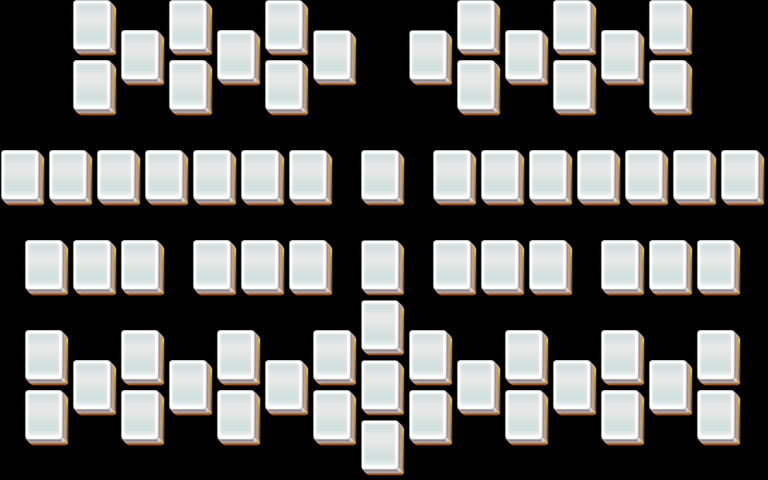

A 2D game scene composited from a Tiled map and its tileset images. What follows is a short description and the map's XML, with each tile layer's data collapsed to a summary:
An orthogonal 32x16 tile map with 24x30 px tiles, 3 tile layers (layer1, layer2, layer3).

<map version="1.0" orientation="orthogonal" width="32" height="16" tilewidth="24" tileheight="30">
 <properties>
  <property name="species" value="30" />
 </properties>
 <tileset firstgid="1" name="mahjong" tilewidth="48" tileheight="60">
  <image source="mahjong.png" width="48" height="60" />
 </tileset>
 <layer name="layer1" width="32" height="16">
  <data>[512 cells, 71 non-empty, 1 distinct tile ids]</data>
 </layer>
 <layer name="layer2" width="32" height="16">
  <data>[512 cells, 65 non-empty, 1 distinct tile ids]</data>
 </layer>
 <layer name="layer3" width="32" height="16">
  <data>[512 cells, 54 non-empty, 1 distinct tile ids]</data>
 </layer>
</map>
